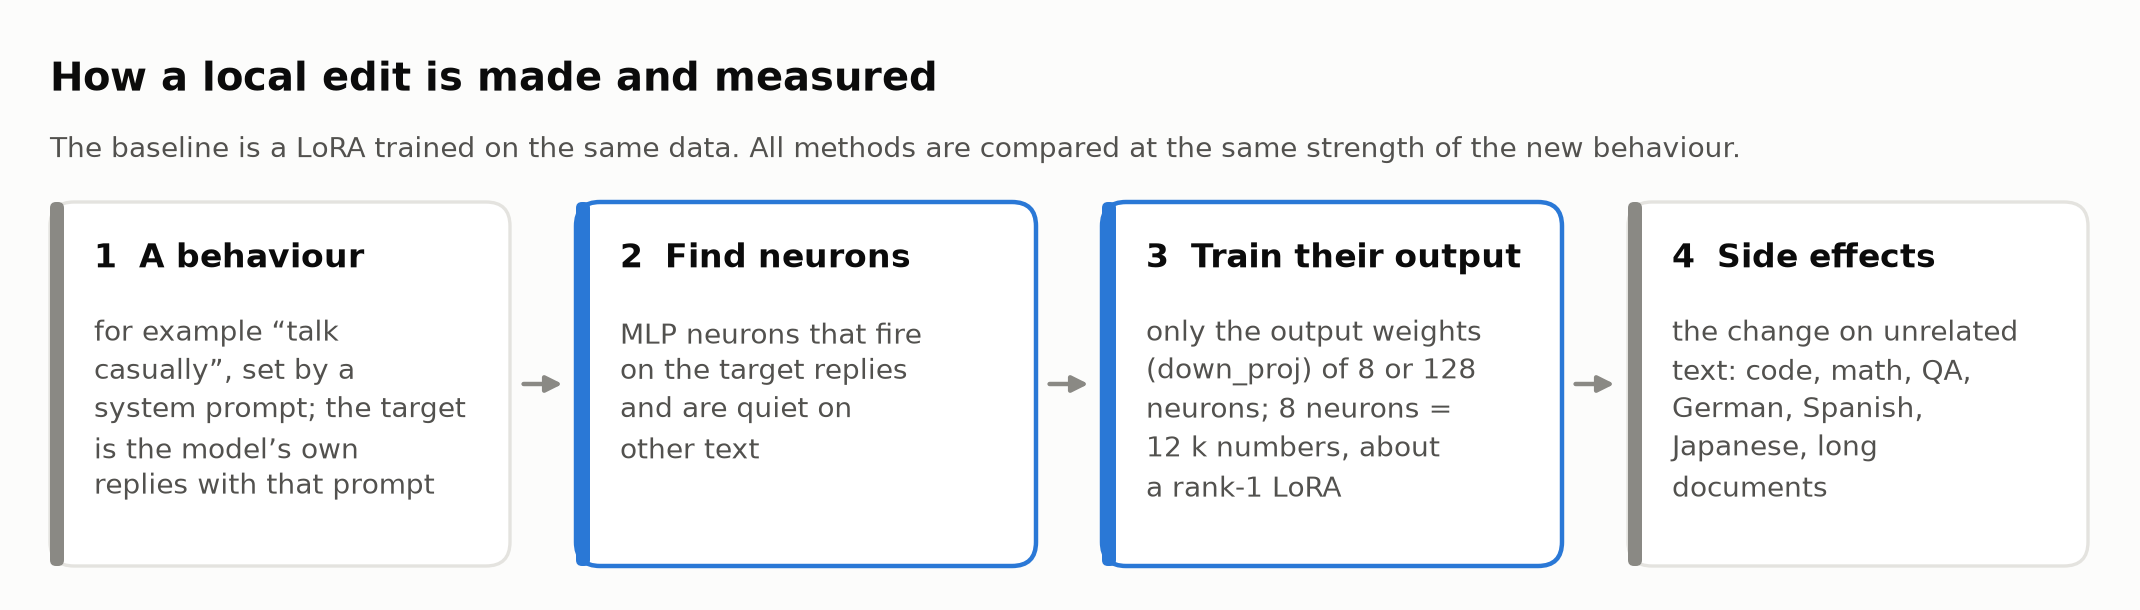

Generate this figure with Python:
"""Method diagram (no data): the four steps of a local edit.

    uv run figures/method.py   -> figures/method.svg, figures/method.png
"""
from matplotlib.patches import FancyArrowPatch, FancyBboxPatch

from style import BG, BLUE, CARD, GRAY, INK, INK2, plt, save

STEPS = [
    ("1", "A behaviour", "for example “talk\ncasually”, set by a\nsystem prompt; the target\nis the model’s own\nreplies with that prompt"),
    ("2", "Find neurons", "MLP neurons that fire\non the target replies\nand are quiet on\nother text"),
    ("3", "Train their output", "only the output weights\n(down_proj) of 8 or 128\nneurons; 8 neurons =\n12 k numbers, about\na rank-1 LoRA"),
    ("4", "Side effects", "the change on unrelated\ntext: code, math, QA,\nGerman, Spanish,\nJapanese, long\ndocuments"),
]
W, H, BW, BH, GAP, X0, Y0 = 10.7, 3.05, 2.3, 1.82, 0.33, 0.25, 0.22

fig = plt.figure(figsize=(W, H), facecolor=BG)
ax = fig.add_axes([0, 0, 1, 1])
ax.set_xlim(0, W)
ax.set_ylim(0, H)
ax.axis("off")
ax.text(X0, H - 0.3, "How a local edit is made and measured", fontsize=14.5, fontweight="bold", color=INK, va="top")
ax.text(X0, H - 0.68, "The baseline is a LoRA trained on the same data. All methods are compared at the same "
        "strength of the new behaviour.", fontsize=10, color=INK2, va="top")
for i, (n, title, body) in enumerate(STEPS):
    x = X0 + i * (BW + GAP)
    key = i in (1, 2)
    ax.add_patch(FancyBboxPatch((x, Y0), BW, BH, boxstyle="round,pad=0,rounding_size=0.12", fc=CARD,
                                ec=BLUE if key else "#e4e3df", lw=1.6 if key else 1.2))
    ax.add_patch(FancyBboxPatch((x, Y0), 0.07, BH, boxstyle="round,pad=0,rounding_size=0.03",
                                fc=BLUE if key else GRAY, lw=0))
    ax.text(x + 0.22, Y0 + BH - 0.2, f"{n}  {title}", fontsize=12, fontweight="bold", color=INK, va="top")
    ax.text(x + 0.22, Y0 + BH - 0.56, body, fontsize=10.2, color=INK2, va="top", linespacing=1.35)
    if i < len(STEPS) - 1:
        ax.add_patch(FancyArrowPatch((x + BW + 0.04, Y0 + BH / 2), (x + BW + GAP - 0.04, Y0 + BH / 2),
                                     arrowstyle="-|>", mutation_scale=12, color=GRAY, lw=1.6))
save(fig, "method", svg=True)
